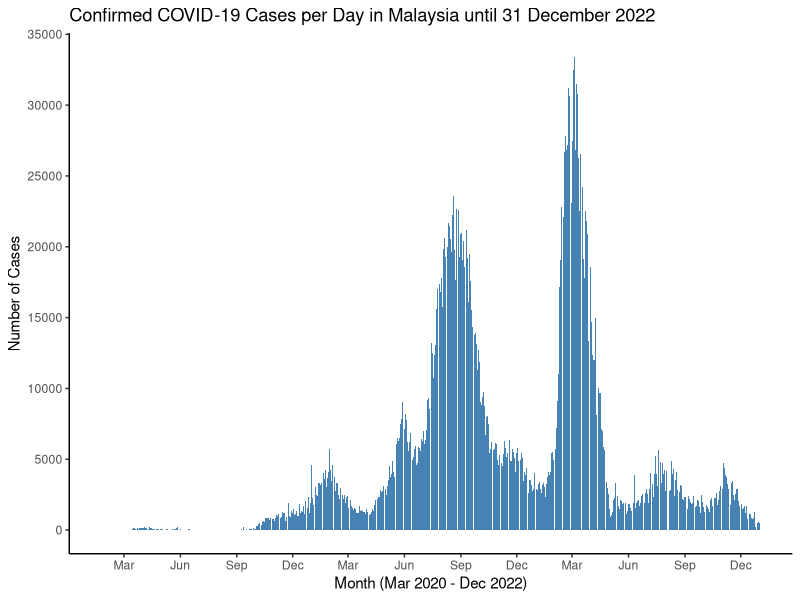
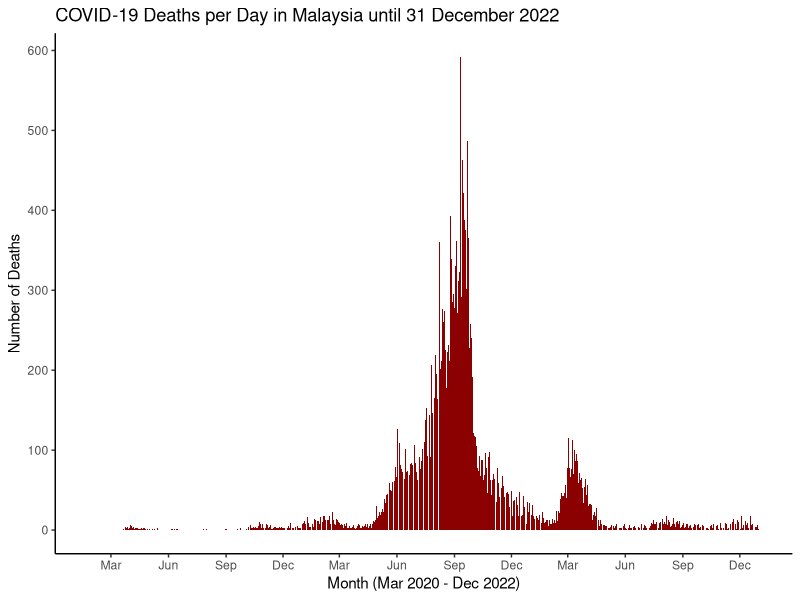
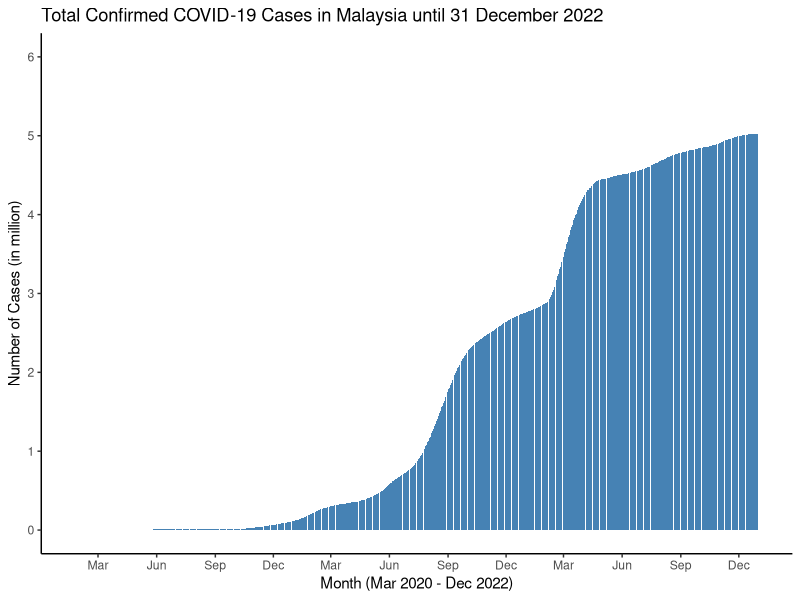
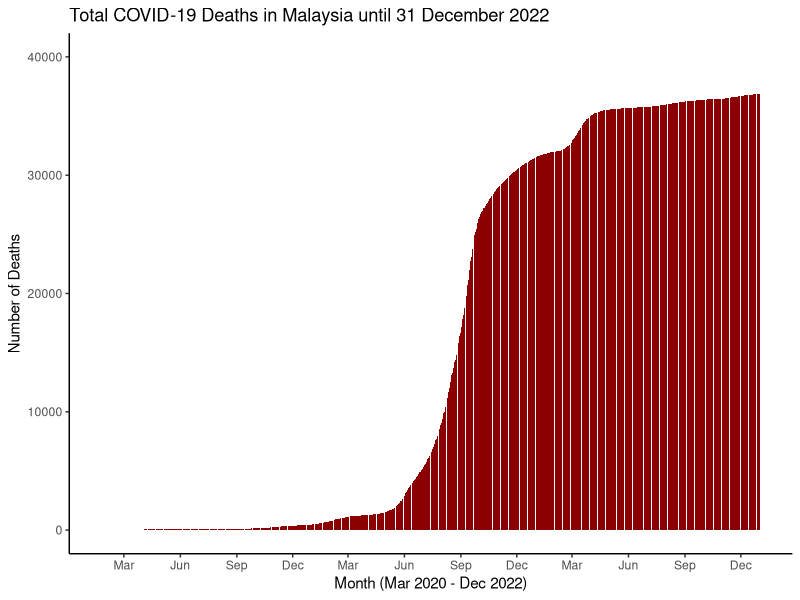
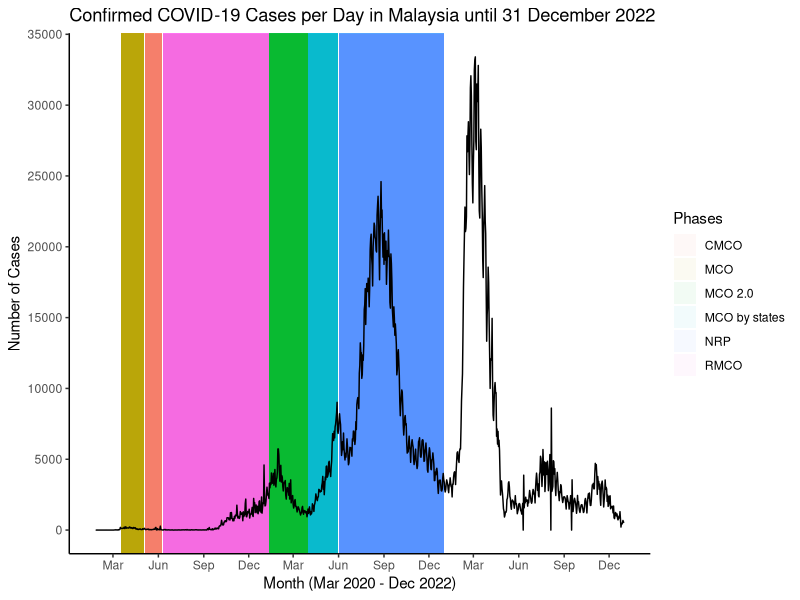
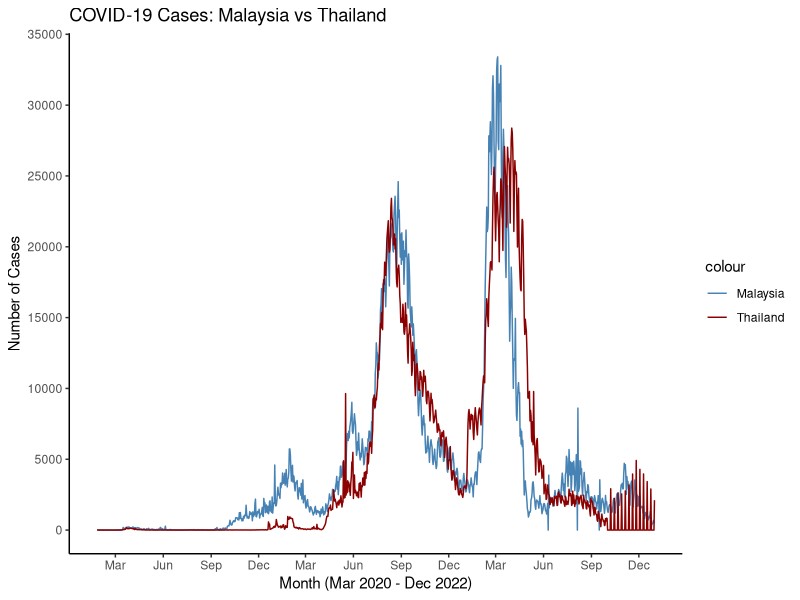
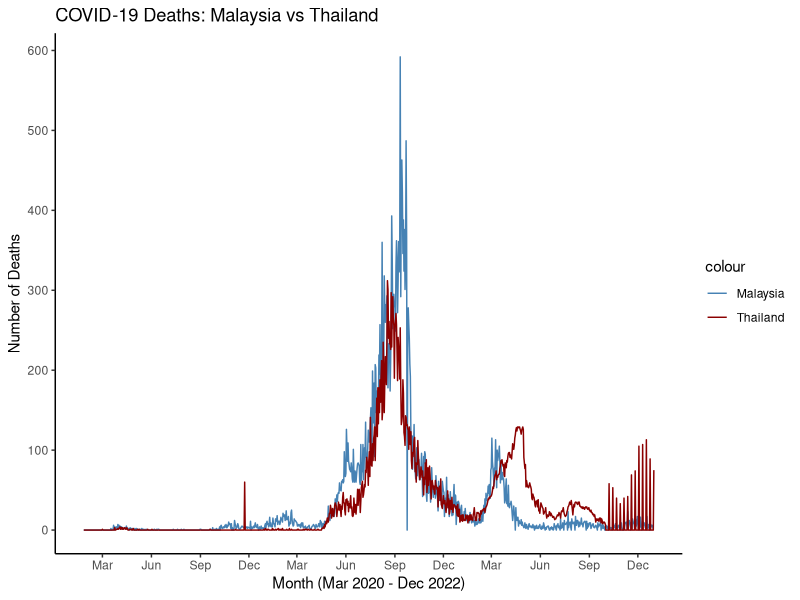

Reproduce these figures in R, in order.
#################################################################
# Start from here
# install required packages
install.packages("ggplot2")
install.packages("lubridate")
install.packages("scales")

# Read csv file

covid_malaysia <- read.csv("covid_malaysia.csv",header=TRUE,sep=",")
covid_malaysia <- covid_malaysia[,-1]

# Convert the date column to Date format
library(lubridate)

covid_malaysia$Date_reported <- as.Date(covid_malaysia$Date_reported)


# Plot the graph using ggplot
library(ggplot2)
library(scales)

# new cases
plot_new_cases = ggplot(covid_malaysia, aes(x = Date_reported, y = New_cases)) +
  geom_bar(stat = "identity", fill = "steelblue") +
  labs(title = "Confirmed COVID-19 Cases per Day in Malaysia until 31 December 2022")+
  theme_classic()+
  scale_y_continuous(breaks=seq(0,40000,5000))+
  scale_x_date(labels = date_format("%b"), date_breaks = "3 month") +
  labs(x = "Month (Mar 2020 - Dec 2022)", y = "Number of Cases")
plot_new_cases

# new death
plot_new_deaths = ggplot(covid_malaysia, aes(x = Date_reported, y = New_deaths)) +
  geom_bar(stat = "identity", fill = "darkred") +
  labs(title = "COVID-19 Deaths per Day in Malaysia until 31 December 2022")+ 
         theme_classic()+
  scale_y_continuous(breaks=seq(0,600,100))+
  scale_x_date(labels = date_format("%b"), date_breaks = "3 month") +
  labs(x = "Month (Mar 2020 - Dec 2022)", y = "Number of Deaths")
plot_new_deaths

# cumulative cases
plot_cum_cases = ggplot(covid_malaysia, aes(x = Date_reported, y = Cumulative_cases)) +
  geom_bar(stat = "identity", fill = "steelblue") +
  labs(title = "Total Confirmed COVID-19 Cases in Malaysia until 31 December 2022")+ theme_classic()+
  coord_cartesian(ylim = c(0, 6000000)) +
  scale_y_continuous(labels = function(x) paste0(x / 1e6), breaks=seq(0,6000000,1000000))+ 
  scale_x_date(labels = date_format("%b"), date_breaks = "3 month") +
  labs(x = "Month (Mar 2020 - Dec 2022)", y = "Number of Cases (in million)")
plot_cum_cases

# cumulative death
plot_cum_deaths = ggplot(covid_malaysia, aes(x = Date_reported, y = Cumulative_deaths)) +
  geom_bar(stat = "identity", fill = "darkred") +
  labs(title = "Total COVID-19 Deaths in Malaysia until 31 December 2022") + 
  theme_classic() +
  coord_cartesian(ylim = c(0,40000))+
  scale_y_continuous(breaks=seq(0,40000,10000))+
  scale_x_date(labels = date_format("%b"), date_breaks = "3 month") +
  labs(x = "Month (Mar 2020 - Dec 2022)", y = "Number of Deaths")
plot_cum_deaths


###################
# MCO Phases and plot of new daily cases

plot_new_cases_mco = ggplot(covid_malaysia, aes(x = Date_reported, y = New_cases)) +
  geom_rect(aes(xmin = ymd('2020-03-18'),
                xmax = ymd('2020-05-03'),
                ymin = -Inf,
                ymax = Inf, fill = "MCO"), alpha = 0.05) +
  geom_rect(aes(xmin = ymd('2020-05-04'),
                xmax = ymd('2020-06-09'),
                ymin = -Inf,
                ymax = Inf, fill = "CMCO"), alpha = 0.05) +
  geom_rect(aes(xmin = ymd('2020-06-10'),
                xmax = ymd('2021-01-11'),
                ymin = -Inf,
                ymax = Inf, fill = "RMCO"), alpha = 0.05) +
  geom_rect(aes(xmin = ymd('2021-01-11'),
                xmax = ymd('2021-03-31'),
                ymin = -Inf,
                ymax = Inf, fill = "MCO 2.0"), alpha = 0.05) +
  geom_rect(aes(xmin = ymd('2021-04-01'),
                xmax = ymd('2021-05-31'),
                ymin = -Inf,
                ymax = Inf, fill = "MCO by states"), alpha = 0.05) +
  geom_rect(aes(xmin = ymd('2021-06-01'),
                xmax = ymd('2021-12-31'),
                ymin = -Inf,
                ymax = Inf, fill = "NRP"), alpha = 0.05) +
  geom_line(color = 'black') +
  theme_classic()+
  labs(title = "Confirmed COVID-19 Cases per Day in Malaysia until 31 December 2022") +
  scale_y_continuous(breaks = seq(0, 40000, 5000)) +
  scale_x_date(labels = date_format("%b"), date_breaks = "3 months")+
  labs(x = "Month (Mar 2020 - Dec 2022)", y = "Number of Cases", fill = "Phases",color = "")

plot_new_cases_mco


###################
# Compare with thailand
covid_thailand <- read.csv("covid_thailand.csv",header=TRUE,sep=",")
covid_thailand <- covid_thailand[,-1]

# create a new dataframe to store new cases data in Malaysia and Thailand
new_cases_combined <- covid_malaysia[, c("Date_reported", "New_cases")]
new_cases_combined <- cbind(new_cases_combined, column3 = covid_thailand$New_cases)

colnames(new_cases_combined)[2] ="Malaysia"
colnames(new_cases_combined)[3] ="Thailand"

# Create the line graph
plot_case_MT <- ggplot(new_cases_combined, aes(x = Date_reported)) +
  geom_line(aes(y = Malaysia, color = "Malaysia")) +
  geom_line(aes(y = Thailand, color = "Thailand")) +
  labs(title = "COVID-19 Cases: Malaysia vs Thailand",
       x = "Month (Mar 2020 - Dec 2022)", y = "Number of Cases") +
  scale_color_manual(values = c("Malaysia" = "steelblue",
                                "Thailand" = "darkred")) +
  theme_classic()+
  scale_y_continuous(breaks=seq(0,40000,5000))+
  scale_x_date(labels = date_format("%b"), date_breaks = "3 month")
plot_case_MT

# create a new dataframe to store new deaths data in Malaysia and Thailand
new_deaths_combined <- covid_malaysia[, c("Date_reported", "New_deaths")]
new_deaths_combined <- cbind(new_deaths_combined, column3 = covid_thailand$New_deaths)

colnames(new_deaths_combined)[2] ="Malaysia"
colnames(new_deaths_combined)[3] ="Thailand"

# Create the line graph
plot_deaths_MT <- ggplot(new_deaths_combined, aes(x = Date_reported)) +
  geom_line(aes(y = Malaysia, color = "Malaysia")) +
  geom_line(aes(y = Thailand, color = "Thailand")) +
  labs(title = "COVID-19 Deaths: Malaysia vs Thailand",
       x = "Month (Mar 2020 - Dec 2022)", y = "Number of Deaths") +
  scale_color_manual(values = c("Malaysia" = "steelblue",
                                "Thailand" = "darkred")) +
  theme_classic()+
  scale_y_continuous(breaks=seq(0,600,100))+
  scale_x_date(labels = date_format("%b"), date_breaks = "3 month")

plot_deaths_MT



